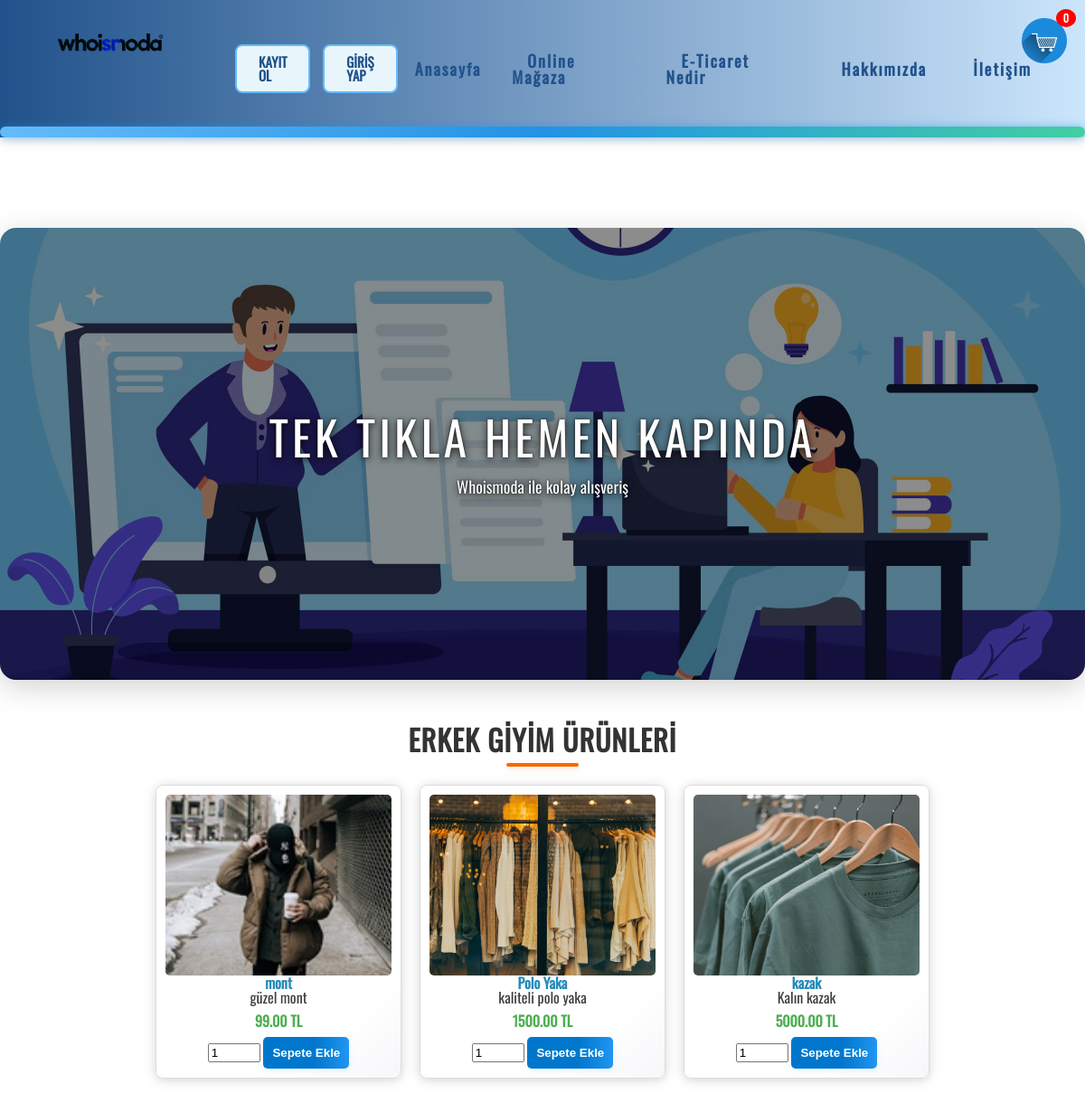
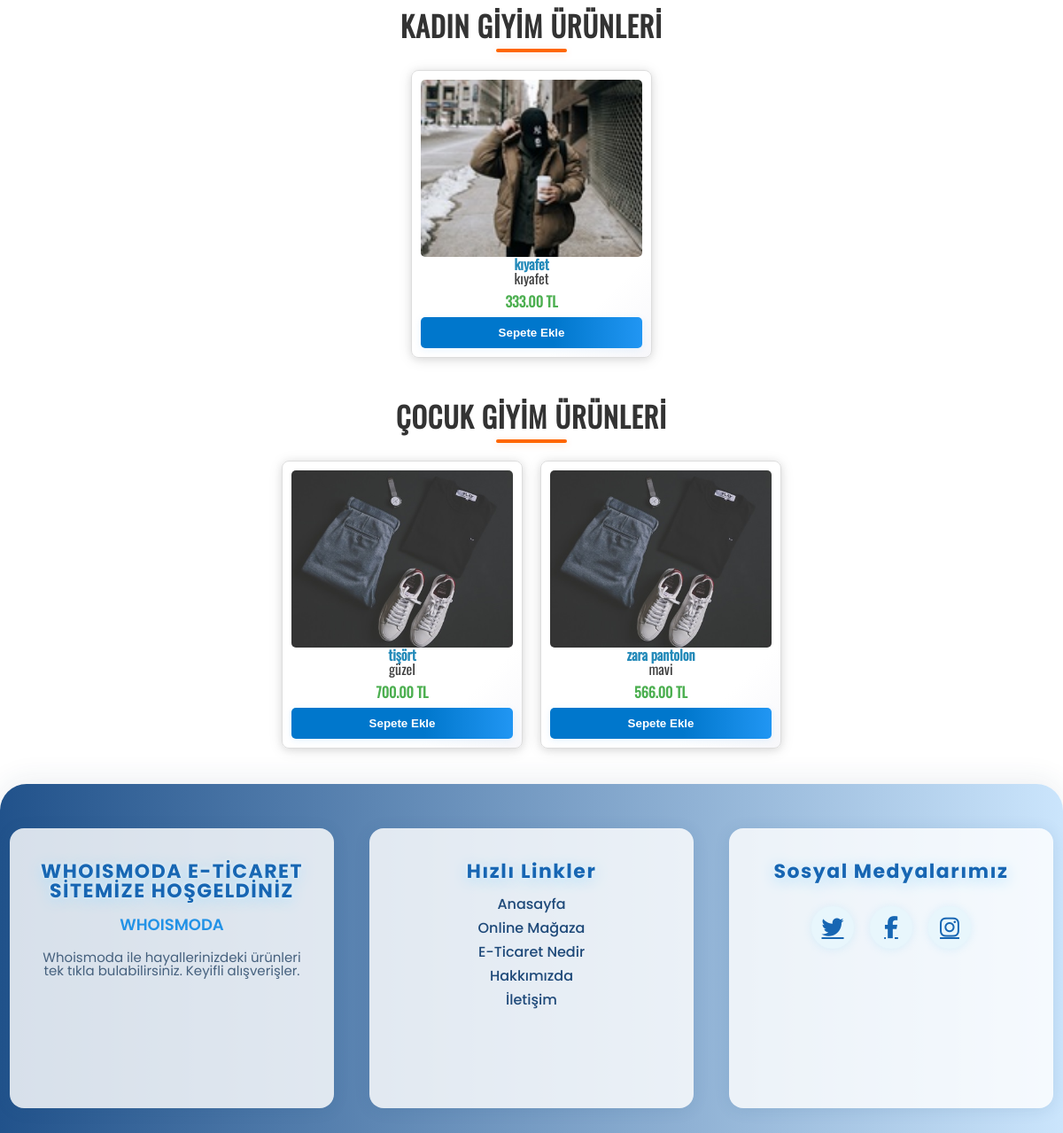
/whoismoda/Onlınemagaza.php, run on the app's committed database (2 pictures, top to bottom).
### tables this page shows
CREATE TABLE `urunler` (
  `id` int(11) NOT NULL,
  `ad` varchar(255) NOT NULL,
  `aciklama` text NOT NULL,
  `fiyat` decimal(10,2) NOT NULL,
  `resim` varchar(255) NOT NULL,
  `kategori` enum('erkek','kadin','cocuk','yetiskin') NOT NULL,
  `tarih` timestamp NOT NULL DEFAULT current_timestamp()
);

### whoismoda/Onlınemagaza.php (the view, shortened to what this page needs)
<!DOCTYPE html>
<html lang="tr">
<head>
    <link rel="stylesheet" type="text/css" href="css/reset.css">
    <link rel="stylesheet" type="text/css" href="css/main.css">
    <link rel="stylesheet" type="text/css" href="css/Onlınemagaza.css">
</head>
<?php include("header.php"); ?>
<body>
    <section id="onlıneSlider" class="onlıneslider">
        <div id="onlıneCaption" class="onlınecaption">
            <h1>TEK TIKLA HEMEN KAPINDA</h1>
            <p>Whoismoda ile kolay alışveriş</p>
        </div>
    </section>
    <h2 class="kategoriBaslik">Erkek Giyim Ürünleri</h2>
    <div class="containerMagaza">
        <?php
        $sql = "SELECT * FROM urunler WHERE kategori = 'erkek'";
        $result = $conn->query($sql);
        if ($result->num_rows > 0) {
            while ($urun = $result->fetch_assoc()) {
                echo '<div class="urun">';
                echo '<img src="'.$urun["resim"].'" alt="'.$urun["ad"].'">';
                echo '<h3>'.$urun["ad"].'</h3>';
                echo '<p>'.$urun["aciklama"].'</p>';
                echo '<p class="urunFiyat">'.$urun["fiyat"].' TL</p>';
                echo '<form action="sepete_ekle.php" method="POST">
    <input type="hidden" name="urun_id" value="'.$urun['id'].'">
    <input type="number" name="adet" value="1" min="1" style="width:50px;">
    <button type="submit" class="satinalBtn">Sepete Ekle</button>
</form>
';
                echo '</div>';
            }
        } else {
            echo "<p>Erkek ürün bulunamadı.</p>";
        }
        ?>
    </div>
    <h2 class="kategoriBaslik">Kadın Giyim Ürünleri</h2>
    <div class="containerMagaza">
        <?php
        $sql = "SELECT * FROM urunler WHERE kategori = 'kadin'";
        $result = $conn->query($sql);
        if ($result->num_rows > 0) {
            while ($urun = $result->fetch_assoc()) {
                echo '<div class="urun">';
                echo '<img src="'.$urun["resim"].'" alt="'.$urun["ad"].'">';
                echo '<h3>'.$urun["ad"].'</h3>';
                echo '<p>'.$urun["aciklama"].'</p>';
                echo '<p class="urunFiyat">'.$urun["fiyat"].' TL</p>';
                echo '<button class="satinalBtn sepeteEkleBtn"
                     data-id="'.$urun["id"].'"
                     data-ad="'.$urun["ad"].'"
                     data-fiyat="'.$urun["fiyat"].'">Sepete Ekle</button>';
                echo '</div>';
            }
        } else {
            echo "<p>Kadın ürün bulunamadı.</p>";
        }
        ?>
    </div>
    <h2 class="kategoriBaslik">Çocuk Giyim Ürünleri</h2>
    <div class="containerMagaza">
        <?php
        $sql = "SELECT * FROM urunler WHERE kategori = 'cocuk'";
        $result = $conn->query($sql);
        if ($result->num_rows > 0) {
            while ($urun = $result->fetch_assoc()) {
                echo '<div class="urun">';
                echo '<img src="'.$urun["resim"].'" alt="'.$urun["ad"].'">';
                echo '<h3>'.$urun["ad"].'</h3>';
                echo '<p>'.$urun["aciklama"].'</p>';
                echo '<p class="urunFiyat">'.$urun["fiyat"].' TL</p>';
                echo '<button class="satinalBtn sepeteEkleBtn"
                     data-id="'.$urun["id"].'"
                     data-ad="'.$urun["ad"].'"
                     data-fiyat="'.$urun["fiyat"].'">Sepete Ekle</button>';
                echo '</div>';
            }
        } else {
            echo "<p>Çocuk ürün bulunamadı.</p>";
        }
        ?>
    </div>
    <section>
  <div class="sepet-container">
    <div class="sepet-icon" id="sepetIcon">
      <img src="resimler/sepet.png" alt="Sepet İkonu">
      <?php
      if (isset($_SESSION['kullanici_id'])) {
          $kullanici_id = $_SESSION['kullanici_id'];
          $sepet_sorgu = mysqli_query($conn, "SELECT SUM(adet) AS toplam_adet FROM sepet WHERE kullanici_id='$kullanici_id'");
          $sepet_sonuc = mysqli_fetch_assoc($sepet_sorgu);
          $sepet_adet = $sepet_sonuc['toplam_adet'] ?? 0;
      } else {
          $sepet_adet = 0;
      }
      ?>
      <span class="sepet-count"><?php echo $sepet_adet; ?></span>
    </div>
  </div>
</section>
    <?php include("footer.php"); ?>
</body>
</html>

### whoismoda/header.php (shortened to what this page needs)
<?php
include_once("db.php");
?>
<!DOCTYPE html>
<html lang="tr">
<head>
    <link rel="stylesheet" href="css/reset.css">
    <link rel="stylesheet" type="text/css" href="css/main.css">
    <link rel="stylesheet" href="css/header.css">
</head>
<body>
<header>
  <div class="container-header">
    <div class="logo">
      <a href="eticaretsitesi.php"> <img src="resimler/logo ana2.png" alt="Logo"> </a>
    </div>
    <div class="uyelik-butonlari">
      <?php
      if (isset($_SESSION['kullanici_id'])): ?>
          <?php
              $kullanici_id = $_SESSION['kullanici_id'];
              $sorgu = mysqli_query($conn, "SELECT adsoyad FROM kullanicilar WHERE id = $kullanici_id");
              $kullanici = mysqli_fetch_assoc($sorgu);
              $adsoyad = $kullanici['adsoyad'] ?? 'Profil';
              $_SESSION['adsoyad'] = $adsoyad;
          ?>
          <a href="profil.php" class="header-profil-link"> <span class="hosgeldin-kutu-header">
              <?php echo htmlspecialchars($adsoyad); ?> </span>
          </a>
          <a href="logout.php" class="giris-btn">Çıkış Yap</a> <?php else:  ?>
          <a href="kayit.php" class="kayit-btn">Kayıt Ol</a> <a href="kullanici_login.php" class="giris-btn">Giriş Yap</a> <?php endif; ?>
    </div>
    <nav class="menu">
      <ul>
        <li><a href="eticaretsitesi.php">Anasayfa</a></li> <li><a href="Onlınemagaza.php">Online Mağaza</a></li> <li><a href="nedir.php">E-Ticaret Nedir</a></li> <li><a href="hakkımızda.php">Hakkımızda</a></li> <li><a href="iletisim.php">İletişim</a></li> </ul>
    </nav>
  </div>
  <div class="header-divider"></div> </header>
<main>

### whoismoda/footer.php (shortened to what this page needs)
<!DOCTYPE html>
<html lang="tr">
<head>
    <link rel="stylesheet" href="css/footer.css?v=2">
    <link rel="stylesheet" href="https://cdnjs.cloudflare.com/ajax/libs/font-awesome/6.5.0/css/all.min.css">
</head>
<body>
<footer class="sectionArea" id="bottomFooter">
    <div class="container">
        <div class="sosyal3">
            <div class="footerItem">
                <h3 class="altbaslik">WHOISMODA E-TİCARET SİTEMİZE HOŞGELDİNİZ</h3>
                <a href="eticaretsitesi.html" class="altbasliklink">WHOISMODA</a>
                <p>Whoismoda ile hayallerinizdeki ürünleri tek tıkla bulabilirsiniz. Keyifli alışverişler.</p>
            </div>
        </div>
        <div class="sosyal3">
            <div class="footerItem">
                <h3 class="altbaslik">Hızlı Linkler</h3>
                <ul class="footerLinks">
                    <li><a href="eticaretsitesi.html">Anasayfa</a></li>
                    <li><a href="Onlınemagaza.html">Online Mağaza</a></li>
                    <li><a href="nedir.html">E-Ticaret Nedir</a></li>
                    <li><a href="hakkımızda.html">Hakkımızda</a></li>
                    <li><a href="iletisim.html">İletişim</a></li>
                </ul>
            </div>
        </div>
        <div class="sosyal3">
            <div class="footerItem">
                <h3 class="altbaslik">Sosyal Medyalarımız</h3>
                <ul class="socialLinks">
                    <li>
                        <a href="#" target="_blank">
                            <i class="fab fa-twitter"></i>
                        </a>
                    </li>
                    <li>
                        <a href="#" target="_blank">
                            <i class="fab fa-facebook-f"></i>
                        </a>
                    </li>
                    <li>
                        <a href="#" target="_blank">
                            <i class="fab fa-instagram"></i>
                        </a>
                    </li>
                </ul>
            </div>
        </div>
    </div>
</footer>
</body>
</html>

### whoismoda/css/main.css (style rules this page uses)
body { background: #fff; color: #3f3f3f; font: 14px / 28px; font-family: 'Oswald', arial; }
h1 { font-size: 52px; letter-spacing: 4px; margin-bottom: 20px; }
h3 { font-size: 16px; color:#248ab9 ; font-weight: bold; transition: all .5s ease; }
.container { width: 90% ; margin: 0 auto; display: flex; }
.sectionArea { padding: 80px 0; }

### whoismoda/css/Onlınemagaza.css (style rules this page uses)
#onlıneSlider { position: relative; border-radius: 18px; overflow: hidden; box-shadow: 0 8px 32px rgba(0,0,0,0.18); }
#onlıneCaption, .onlınecaption { position: relative; z-index: 2; color: #fff; text-shadow: 0 2px 8px rgba(0,0,0,0.8), 0 0 2px #000; padding: 30px 0; }
#onlıneSlider::before { content: ""; position: absolute; left: 0; right: 0; top: 0; bottom: 0; background: rgba(0,0,0,0.45); z-index: 1; }
.kategoriBaslik { width: 100%; text-align: center; font-size: 32px; font-weight: bold; margin: 50px 0 20px; color: #333; text-transform: uppercase; letter-spacing: 1px; text-shadow: 0 2px 8px rgba(255,255,255,0.2); }
.kategoriBaslik::after { content: ''; display: block; width: 80px; height: 4px; background: #ff6600; margin: 10px auto 0; border-radius: 2px; box-shadow: 0 2px 8px rgba(255,102,0,0.18); }
.containerMagaza { display: flex; flex-wrap: wrap; justify-content: center; gap: 20px; margin-bottom: 40px; }
.urun { width: 250px; background-color: #fff; border: 1px solid #ddd; border-radius: 8px; box-shadow: 0 2px 16px rgba(0,0,0,0.10), 0 1.5px 8px rgba(0,0,0,0.08); display: flex; flex-direction: column; justify-content: space-between; text-align: center; padding: 10px; transition: box-shadow 0.3s cubic-bezier(.4,2,.6,1), transform 0.3s cubic-bezier(.4,2,.6,1), background 0.3s; background: linear-gradient(135deg, #fff 80%, #f7f7fa 100%); }
.urun img { width: 100%; height: 200px; object-fit: cover; border-radius: 5px; transition: transform 0.5s ease; }
.urun .urunFiyat { color: #4CAF50; font-weight: bold; margin-top: 10px; font-size: 16px; }
.satinalBtn { background: linear-gradient(90deg, #0077cc 60%, #2196F3 100%); color: #fff; padding: 10px; margin-top: 10px; border: none; border-radius: 5px; cursor: pointer; font-weight: bold; box-shadow: 0 2px 8px rgba(33,150,243,0.10); transition: background 0.3s, box-shadow 0.3s, transform 0.3s; }
.sepet-container { position: fixed; top: 20px; right: 20px; display: flex; flex-direction: column; align-items: flex-end; z-index: 9999; }
.sepet-icon { display: flex; align-items: center; justify-content: center; cursor: pointer; position: relative; transition: transform 0.3s ease; }
.sepet-icon img { width: 50px; height: 50px; }
.sepet-count { background-color: red; color: white; border-radius: 50%; padding: 4px 8px; font-size: 12px; position: absolute; top: -10px; right: -10px; font-weight: bold; }
.onlıneslider { height: 500px; background: url('../resimler/magaza3.jpg') center center no-repeat; background-size: cover; position: relative; margin-top: 100px; }
.onlınecaption { position: absolute; top: 50%; left: 50%; transform: translate(-50%, -50%); text-align: center; color: #fff; }
.onlınecaption h1 { font-size: 52px; letter-spacing: 4px; animation: slideDown 1s cubic-bezier(.4,2,.6,1); }
.onlınecaption p { font-size: 18px; margin-top: 10px; }

### data on the page
urunler: resim+ad (picture), ad "mont", aciklama "güzel mont", fiyat "99.00"
urunler: resim (picture), ad "Polo Yaka", aciklama "kaliteli polo yaka", fiyat "1500.00"
urunler: resim (picture), ad "kazak", aciklama "Kalın kazak", fiyat "5000.00"
urunler: resim (picture), ad "kıyafet", aciklama "kıyafet", fiyat "333.00"
urunler: resim (picture), ad "tişört", aciklama "güzel", fiyat "700.00"
urunler: resim (picture), ad "zara pantolon", aciklama "mavi", fiyat "566.00"

### other printed values
$sepet_adet "0"
